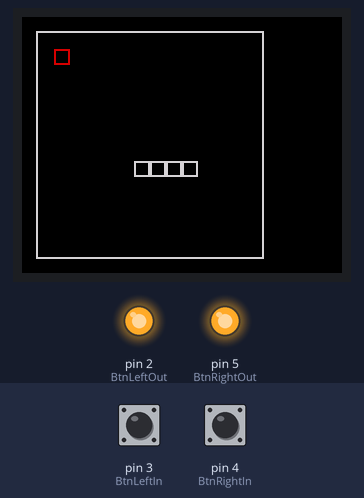
This sketch was run on a simulated Arduino Uno, built with avr-gcc and run on an emulated ATmega328P. Parts: 160×128 colour display, output pins drawn as LEDs (lit = HIGH). The inputs (shaded band) are chosen by the test bench; at power-on: pin 3 (BtnLeftIn) LOW, pin 4 (BtnRightIn) LOW. Random numbers use the default seed unless the sketch sets one.

Above: at 1.2 s.
1.3 s: pin 3 (BtnLeftIn) pulled HIGH for 3.2 s
At 3.1 s:
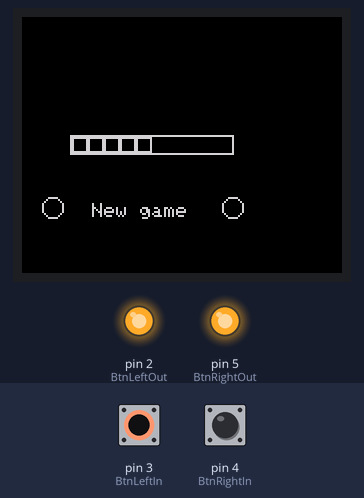
6.0 s: pin 4 (BtnRightIn) pulled HIGH for 0.15 s
At 6.8 s:
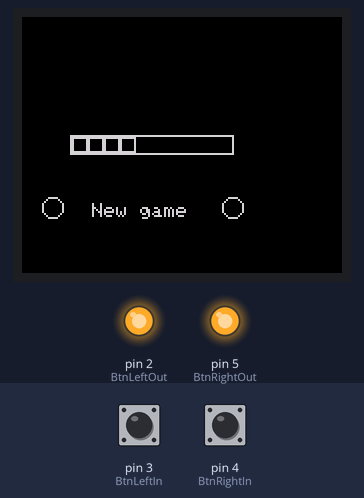
7.6 s: pin 4 (BtnRightIn) pulled HIGH for 1 s
At 8.1 s:
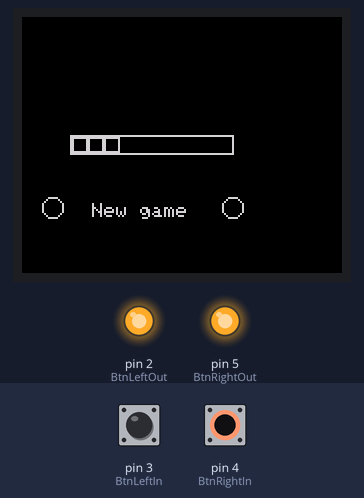
10.1 s: pin 3 (BtnLeftIn) driven HIGH and pin 4 (BtnRightIn) driven HIGH
At 10.33 s:
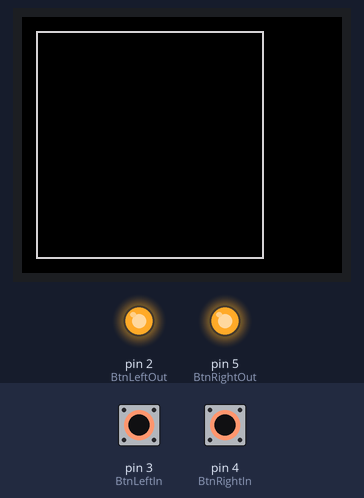
13.1 s: pin 4 (BtnRightIn) driven LOW
At 15.9 s:
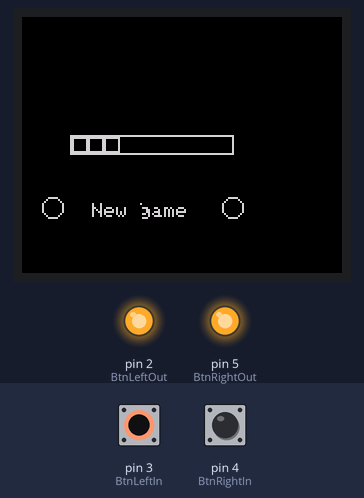
16.1 s: pin 4 (BtnRightIn) driven HIGH
At 16.77 s:
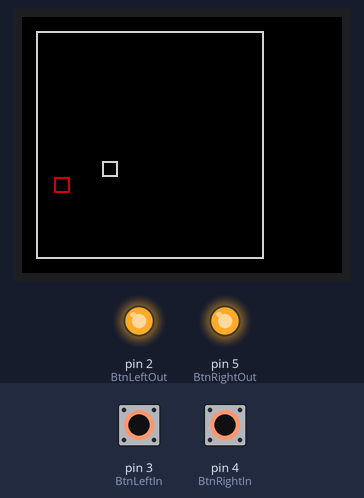
Timing chart, 0 to 19.0 s (numbered marks = the images above; inputs shaded):
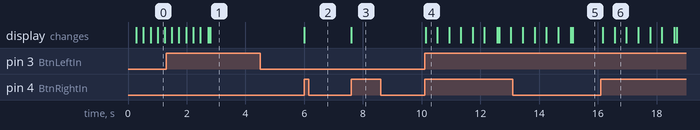

Measured:
- after the input at 6.0 s, the display: changes at once (image 2)
- after the input at 7.6 s, the display: changes at once (image 3)
- after the input at 10.1 s, the display: changes at once (image 4)
- after the input at 16.1 s, the display: first changes after 0.07 s (image 6 shows a later state)
- what the display in image 4 shows lasts 0.4 s, from 10.1 s to 10.5 s

The sketch:

snake.ino
```cpp
/*
Connection quide:

parts needed:
1x TFT 1.8 Display
1x 9V battery connector
1x Arduino Uno/nano/maybe some other
2x resistors

Always be careful and make sure you know what you
are doing while building electrical circuits!!

TFT 1.8 Display:
Vcc   ->  5v
Gnd   ->  Gnd
Cs    ->  10
Reset ->  8
A0    ->  9
SDA   ->  11
Sck   ->  13
LED   ->  3V3

Buttons:
My buttons have side1 and side2, which are
connected when the button is pressed
B11 describes Button 1, side 1

2    ->  B11
B11  ->  Resistor1  ->  Gnd
B12  ->  3
4    ->  B21
B21  ->  Resistor2  ->  Gnd
B22  ->  5

Power:
+  ->  Vin
-  ->  Gnd

*/

#include <TFT.h>
#include <SPI.h>
#define cs 10
#define dc 9
#define rst 8

const int BtnLeftIn = 3;
const int BtnLeftOut = 2;
const int BtnRightIn = 4;
const int BtnRightOut = 5;

const int tileSize = 8;
const int boardSize = 14;
const int amountOfSquares = 14*14;

bool borders = true;
bool leftDown = false;
bool rightDown = false;
bool allowClick = true;
bool gameOver = false;

bool emptySquares[amountOfSquares];
const int directions[8] = {0, -1, 1, 0, 0, 1, -1, 0};
//                           up   right left   down
TFT TFTscreen = TFT(cs, dc, rst);


struct Pair {
/*
  Used to store coordinates
*/
  int first;
  int second;
};


class Snake {
/*
  Hold inside all the information about the snake as
  well as the functions for updating the snake based
  on user actions

  The snake is a queue, where the head of the queue
  is the tail of the snake and vise versa
*/
private:
  Pair* array;
  int capacity;
  int head;
  int tail;
  int direction = 1;

  int fruitX = 1;
  int fruitY = 1;

  void resize(int newCapacity) {
    Pair* temp = new Pair[newCapacity];

    for (int i = 0; i < count; i++) {
      temp[i] = array[(head + i) % capacity];
    }

    capacity = newCapacity;
    head = 0;
    tail = count;

    delete[] array;
    array = temp;
  }

  void rotateSnake(int num) {
    // Rotates the snake (if player commands so)
    // num is -1, 0 or 1
    direction = (direction+num)%4;
    if (direction<0) {
      direction += 4;
    }
  }

  void newFruit() {
    /*
    Randomizes a new place for the fruit based on
    the list of free squares
    */
    int square = random(0, boardSize*boardSize-count-1);
    //Serial.print("New: ");
    //Serial.println(square);
    int free = 0;
    int current = 0;
    while (true) {
      if (emptySquares[current]) {
        if (free == square) {
          fruitX = square/boardSize;
          fruitY = square%boardSize;
          break;
        }
        free ++;
      }
      current ++;
    }
  }

  Pair getLast() {
    if (count == 0) {
        return Pair();
    }
    // The index of the most recently added element is (tail - 1 + capacity) % capacity
    int lastIndex = (tail - 1 + capacity) % capacity;
    return array[lastIndex];
  }

  void drawFruit() {
    TFTscreen.stroke(210, 0, 0);
    TFTscreen.rect(tileSize*(fruitX+1), tileSize*(fruitY+1), tileSize, tileSize);
    TFTscreen.stroke(210, 210, 210);
  }

  void drawSquare(int x, int y) {
    //TFTscreen.rect(xStart, yStart, width, height)
    TFTscreen.rect(tileSize*(x+1), tileSize*(y+1), tileSize, tileSize);
  }

  void eraseSquare(int x, int y) {
    TFTscreen.stroke(0, 0, 0);
    TFTscreen.rect(tileSize*(x+1), tileSize*(y+1), tileSize, tileSize);
    TFTscreen.stroke(210, 210, 210);
  }


public:
  int count;
  Snake() : capacity(2), head(0), tail(0), count(0) {
    array = new Pair[capacity];
  }

  bool updateSnake(int num, bool grow) {
    rotateSnake(num);
    Pair h = getLast();
    int newX = h.first + directions[direction*2];
    int newY = h.second + directions[direction*2 + 1];
    // check if out of bounds
    if (0 > newX || boardSize <= newX ||
        0 > newY || boardSize <= newY) {
          return true;
        }
    // Check collision, note: positions not updated yet
    for (int i = count-4; i>0; i-=2) {
      if (newX == array[(head+i)%capacity].first && newY == array[(head+i)%capacity].second) {
        return true;
      }
    }
    // Check if we eat
    if (newX == fruitX && newY == fruitY) {
      grow = true;
      newFruit();
    }

    if (!grow) {
      Pair removed = pop();
      eraseSquare(removed.first, removed.second);
    }
    push({newX, newY});
    drawSquare(newX, newY);

    drawFruit();
    return false;
  }

  void push(Pair p) {
    if (count == capacity) {
      resize(capacity * 2);
    }

    array[tail] = p;
    emptySquares[p.first*amountOfSquares+p.second] = false;
    tail = (tail + 1) % capacity;
    count++;
  }

  Pair pop() {
    if (count == 0) {
      return Pair();
    }

    Pair result = array[head];
    head = (head + 1) % capacity;
    count--;

    emptySquares[result.first*amountOfSquares+result.second] = true;

    return result;
  }

  int size() {
    return count;
  }

  void drawSnake() {
    TFTscreen.background(0, 0, 0);
    for (int i = head; i < count+head; i++) {
      drawSquare(array[i%capacity].first, array[i%capacity].second);
    }
  }

  void drawWalls() {
    TFTscreen.rect(7, 7, 8*boardSize+2, 8*boardSize+2);
  }

  void resetSnake() {
    while (count != 0) {
      pop();
    }
    push({5, 5});
    push({5, 6});
    push({5, 7});
    push({5, 8});
    newFruit();
  }

  ~Snake() {
    delete[] array;
  }
};


Snake snake;


void setup() {
  //snake.push({5, 4});
  snake.push({5, 5});
  snake.push({5, 6});
  snake.push({5, 7});
  snake.push({5, 8});

  pinMode(BtnLeftIn, INPUT);
  pinMode(BtnLeftOut, OUTPUT);
  pinMode(BtnRightIn, INPUT);
  pinMode(BtnRightOut, OUTPUT);
  digitalWrite(BtnLeftOut, HIGH);
  digitalWrite(BtnRightOut, HIGH);
  TFTscreen.begin();
  TFTscreen.background(0, 0, 0);
  TFTscreen.stroke(210, 210, 210);
  TFTscreen.setTextSize(2);
  TFTscreen.setRotation(0);
  snake.drawSnake();
  snake.drawWalls();

  for (int i = 0; i < amountOfSquares; i++) {
    emptySquares[i] = false;
  }
}

int counter = 0;
int difficulty = 5;
bool inGame = true;
bool inDifficultyMenu = false;
bool inGameMenu = false;

void drawDifficulty() {
  // Displays the difficulty
  TFTscreen.rect(24, 59, 82, 10);
  for (int i = 0; i < difficulty; i++) {
    TFTscreen.rect(25+i*8, 60, 8, 8);
  }
}
void harder() {
  // Edits difficulty and it's display
  if (difficulty < 10){
    difficulty ++;
    TFTscreen.rect(17+difficulty*8, 60, 8, 8);
  }
}
void easier() {
  // Same as above
  if (difficulty > 1) {
    TFTscreen.stroke(0, 0, 0);
    TFTscreen.rect(17+difficulty*8, 60, 8, 8);
    TFTscreen.stroke(210, 210, 210);
    difficulty --;
  }
}

void loop() {

  if (inGame) {
    delay(120/difficulty);
    counter += 1;

    // check if button pressed
    if (digitalRead(BtnLeftIn) == HIGH) {
      if (allowClick) {
        leftDown = true;
        rightDown = false;
      }
      allowClick = false;
    } else if (digitalRead(BtnRightIn) == HIGH) {
      if (allowClick) {
        rightDown = true;
        leftDown = false;
      }
      allowClick = false;
    } else {
      allowClick = true;
    }

    if (counter == 10){
      counter=0;
      int n = 0;
      if (leftDown) {n = 1;}
      if (rightDown) {n = -1;}
      if (snake.updateSnake(n, false)) {
        gameOver = true;
        // erase all, display score
        TFTscreen.background(0, 0, 0);
        TFTscreen.text("Game Over", 5, 5);
        String text = "Score: " + String(snake.count);
        TFTscreen.text(text.c_str(), 5, 35);
        // display the game menu
        TFTscreen.setTextSize(1);
        TFTscreen.text("New game", 35, 73);
        TFTscreen.circle(15, 75, 5);
        TFTscreen.text("Change", 40, 103);
        TFTscreen.text("Difficulty", 30, 118);
        TFTscreen.circle(105, 115, 5);
        TFTscreen.setTextSize(2);

        inGame = false;
        inGameMenu = true;
      }

      leftDown = false;
      rightDown = false;
    }
  } else if (inDifficultyMenu) {
    delay(50);
    if (digitalRead(BtnLeftIn) == HIGH && digitalRead(BtnRightIn) == HIGH) {
      // start the game
      inGame = true;
      inDifficultyMenu = false;
      gameOver = false;
      snake.resetSnake();
      TFTscreen.background(0, 0, 0);
      snake.drawWalls();
    } else if (digitalRead(BtnRightIn) == HIGH) {
      // difficulty down
      if (allowClick) {
        easier();
        allowClick = false;
      }
    } else if (digitalRead(BtnLeftIn) == HIGH) {
      // difficulty up
      if (allowClick) {
        harder();
        allowClick = false;
      }
    } else {
      allowClick = true;
    }
  } else if (inGameMenu) {
    delay(50);
    if (digitalRead(BtnRightIn) == HIGH) {
      // restart game
      snake.resetSnake();
      inGameMenu = false;
      inGame = true;
      gameOver = false;
      TFTscreen.background(0, 0, 0);
      snake.drawWalls();
    } else if (digitalRead(BtnLeftIn) == HIGH) {
      // transition to difficulty menu
      inDifficultyMenu = true;
      inGameMenu = false;
      TFTscreen.background(0, 0, 0);
      drawDifficulty();
      TFTscreen.setTextSize(1);
      TFTscreen.text("New game", 35, 93);
      TFTscreen.setTextSize(2);
      TFTscreen.circle(15, 95, 5);
      TFTscreen.circle(105, 95, 5);

    }
  }
}
```
